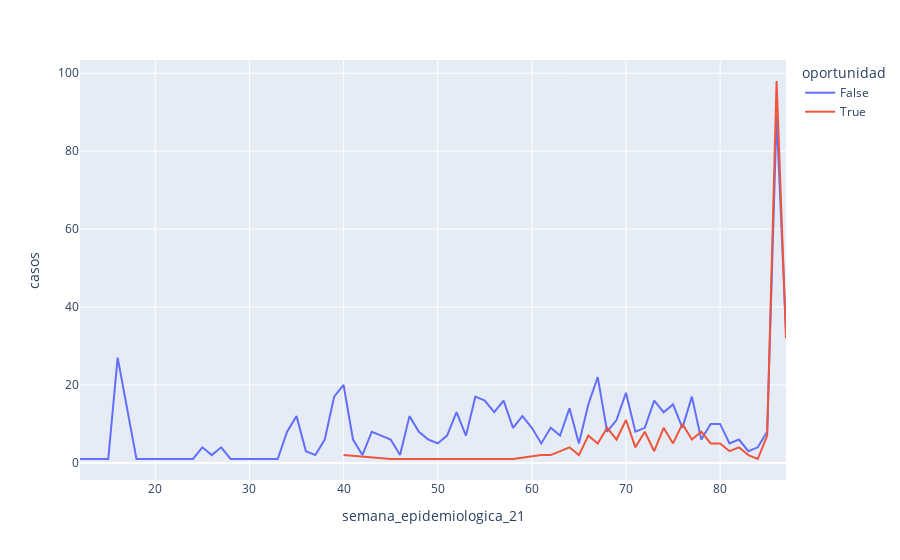

This figure's notebook cell:
### Code cell
# Crea gráfico de Resultados PCR regional por semana epidemiologica

px.line(oportunidad.reset_index(),
        x= 'semana_epidemiologica_21',
        y= 'casos',
        color= 'oportunidad'
       )

### Figure 1 — Plotly figure (JSON) as saved in the notebook; plotly's stock layout.template omitted (floating-point values rounded to 4 significant figures)
{"data": [{"hovertemplate": "oportunidad=False<br>semana_epidemiologica_21=%{x}<br>casos=%{y}<extra></extra>", "legendgroup": "False", "line": {"color": "#636efa", "dash": "solid"}, "mode": "lines", "name": "False", "orientation": "v", "showlegend": true, "type": "scatter", "x": [12, 13, 14, 15, 16, 18, 24, 25, 26, 27, 28, 32, 33, 34, 35, 36, 37, 38, 39, 40, 41, 42, 43, 44, 45, 46, 47, 48, 49, 50, 51, 52, 53, 54, 55, 56, 57, 58, 59, 60, 61, 62, 63, 64, 65, 66, 67, 68, 69, 70, 71, 72, 73, 74, 75, 76, 77, 78, 79, 80, 81, 82, 83, 84, 85, 86, 87], "xaxis": "x", "y": [1, 1, 1, 1, 27, 1, 1, 4, 2, 4, 1, 1, 1, 8, 12, 3, 2, 6, 17, 20, 6, 2, 8, 7, 6, 2, 12, 8, 6, 5, 7, 13, 7, 17, 16, 13, 16, 9, 12, 9, 5, 9, 7, 14, 5, 15, 22, 8, 11, 18, 8, 9, 16, 13, 15, 9, 17, 6, 10, 10, 5, 6, 3, 4, 8, 89, 34], "yaxis": "y"}, {"hovertemplate": "oportunidad=True<br>semana_epidemiologica_21=%{x}<br>casos=%{y}<extra></extra>", "legendgroup": "True", "line": {"color": "#EF553B", "dash": "solid"}, "mode": "lines", "name": "True", "orientation": "v", "showlegend": true, "type": "scatter", "x": [40, 45, 58, 61, 62, 64, 65, 66, 67, 68, 69, 70, 71, 72, 73, 74, 75, 76, 77, 78, 79, 80, 81, 82, 83, 84, 85, 86, 87], "xaxis": "x", "y": [2, 1, 1, 2, 2, 4, 2, 7, 5, 9, 6, 11, 4, 8, 3, 9, 5, 10, 6, 8, 5, 5, 3, 4, 2, 1, 7, 98, 32], "yaxis": "y"}], "layout": {"legend": {"title": {"text": "oportunidad"}, "tracegroupgap": 0}, "margin": {"t": 60}, "xaxis": {"anchor": "y", "domain": [0, 1], "title": {"text": "semana_epidemiologica_21"}}, "yaxis": {"anchor": "x", "domain": [0, 1], "title": {"text": "casos"}}}}
